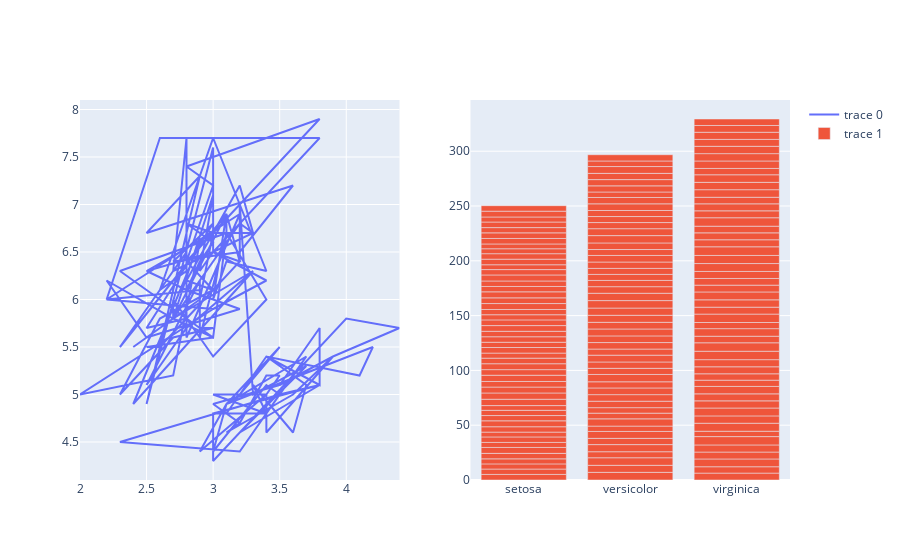

Notebook code cell kept with this figure:
### Markdown cell above
## subplot

### Code cell
from plotly.subplots import make_subplots

fig = make_subplots(rows=1, cols=2)

fig.add_trace(go.Scatter(x=df["sepal_width"],
                         y=df["sepal_length"]),
              row=1, col=1)

fig.add_trace(go.Bar(x=df["species"],
                     y=df["sepal_length"]),
              row=1, col=2)

fig.show()

### Figure 1 — Plotly figure (JSON) as saved in the notebook; plotly's stock layout.template omitted (floating-point values rounded to 4 significant figures; data arrays with more than 128 entries replaced by an {"elided": "..."} marker saying what was removed)
{"data": [{"type": "scatter", "x": {"elided": "150 float values"}, "xaxis": "x", "y": {"elided": "150 float values"}, "yaxis": "y"}, {"type": "bar", "x": {"elided": "150 str values"}, "xaxis": "x2", "y": {"elided": "150 float values"}, "yaxis": "y2"}], "layout": {"xaxis": {"anchor": "y", "domain": [0, 0.45]}, "xaxis2": {"anchor": "y2", "domain": [0.55, 1]}, "yaxis": {"anchor": "x", "domain": [0, 1]}, "yaxis2": {"anchor": "x2", "domain": [0, 1]}}}
